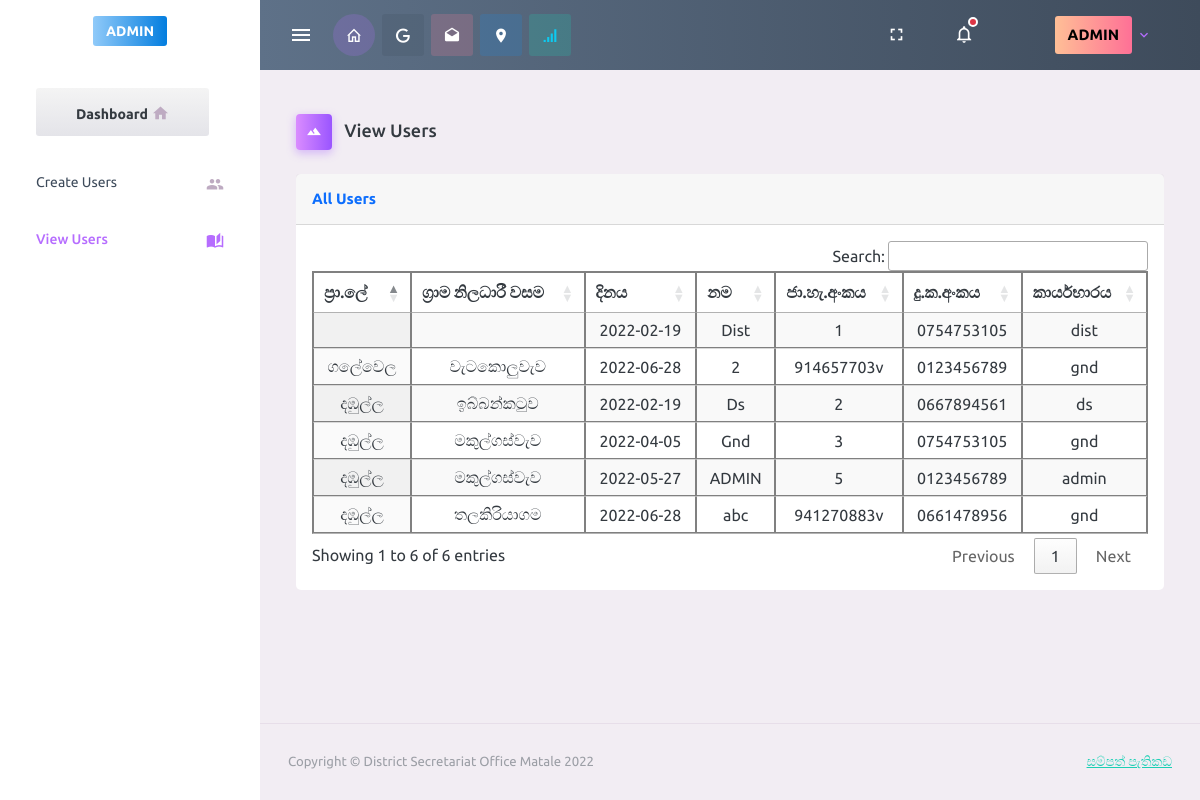
Screenshot of /sampath_pethikada/user/admin/view.php (signed in) with the database file from the repository.
### tables this page shows
CREATE TABLE `users` (
  `id` int(11) NOT NULL,
  `uname` varchar(255) DEFAULT NULL,
  `password` varchar(300) DEFAULT NULL,
  `contact` varchar(11) DEFAULT NULL,
  `role` varchar(50) NOT NULL,
  `uploaded_on` date DEFAULT NULL,
  `nic` varchar(20) DEFAULT NULL,
  `gnd` varchar(500) NOT NULL,
  `ds` varchar(500) NOT NULL,
  `designation` varchar(100) NOT NULL
);

CREATE TABLE `divsec` (
  `indexno` int(3) NOT NULL,
  `divno` int(2) DEFAULT NULL,
  `divna` varchar(31) DEFAULT NULL,
  `district` varchar(12) DEFAULT NULL
);

CREATE TABLE `matale` (
  `gncode` int(3) NOT NULL,
  `gnname` varchar(25) DEFAULT NULL,
  `divsec` int(2) DEFAULT NULL
);

### sampath_pethikada/user/admin/view.php (the view, shortened to what this page needs)
<?php
require_once('../../include/config.php');
?>
<!DOCTYPE html>
<html lang="en">
  <head>
    <link rel="stylesheet" href="../../assets/vendors/mdi/css/materialdesignicons.min.css">
    <link rel="stylesheet" href="../../assets/vendors/css/vendor.bundle.base.css">
    <link rel="stylesheet" href="../../assets/css/style.css">
    <link rel="stylesheet" type="text/css" href="http://cdn.datatables.net/plug-ins/3cfcc339e89/integration/bootstrap/3/dataTables.bootstrap.css">
    <link rel="stylesheet" href="https://cdn.datatables.net/1.10.23/css/jquery.dataTables.min.css">
    <link rel="stylesheet" href="https://cdn.datatables.net/buttons/1.6.5/css/buttons.dataTables.min.css">
  </head>
  <body>
    <div class="container-scroller">
      <?php include 'include/navbar.php'; ?>
      <div class="container-fluid page-body-wrapper">
      <?php include 'include/sidebar.php' ?>
        <div class="main-panel">
          <div class="content-wrapper">
            <div class="page-header">
              <h3 class="page-title">
                <span class="page-title-icon bg-gradient-primary text-white me-2">
                  <i class="mdi mdi-image-filter-hdr"></i>
                </span> View Users
              </h3>
                </div>
<div class="col-lg-12">
              <div class="card mb-4">
                <div class="card-header py-3 d-flex flex-row align-items-center justify-content-between ">
                  <h6 class="m-0 font-weight-bold text-primary">All Users</h6>
                </div>
                <div class="table-responsive p-3">
            <table id="example" class="display">
              <thead>
                <tr>
                  <th>ප්‍රා.ලේ</th>
                  <th>ග්‍රාම නිලධාරී වසම</th>
                  <th>දිනය</th>
                  <th>නම</th>
                  <th>ජා.හැ.අංකය</th>
                  <th>දු.ක.අංකය</th>
                  <th>කාර්යභාරය</th>
                </tr>
              </thead>
              <tbody>
<?php
  $q3 =$conn->query("SELECT * from users");
  if($q3 !== false && $q3->num_rows > 0){
  while($row=$q3->fetch_assoc()){
    $uname=$row['uname'];
    $nic=$row['nic'];
    $contact=$row['contact'];
    $role=$row['role'];
    $uploaded_on=$row['uploaded_on'];
    $gnd=$row['gnd'];
    $ds=$row['ds'];
    $qq =$conn->query("SELECT * from matale WHERE gncode='$gnd'");
    if($qq !== false && $qq->num_rows > 0){
    while($row=$qq->fetch_assoc()){
      $gnname=$row['gnname'];
    }
}
    $qqq =$conn->query("SELECT * from divsec WHERE divno='$ds'");
    if($qqq !== false && $qqq->num_rows > 0){
    while($row=$qqq->fetch_assoc()){
      $divna=$row['divna'];
    }
}
?>
                <tr>
                <td><?php echo $divna; ?></td>
                <td><?php echo $gnname; ?></td>
                <td><?php echo $uploaded_on; ?></td>
                <td><?php echo $uname; ?></td>
                <td><?php echo $nic; ?></td>
		            <td><?php echo $contact; ?></td>
                    <td><?php echo $role; ?></td>
                </tr>
                <?php }} ?>
                </tbody>
                </table>
                </div>
              </div>
            </div>
          </div>
          <?php include '../../include/footer.php'; ?>
        </div>
      </div>
    </div>
  </body>
</html>

### sampath_pethikada/user/admin/include/navbar.php (shortened to what this page needs)
<?php
require_once('../../include/config.php');
$id =  $_SESSION["id"] ;
$q = $conn->query("SELECT * from users WHERE id = $id");
if($q !== false && $q->num_rows > 0){
while($row=$q->fetch_assoc()){
$name=$row['uname'];
}
}
?>
<nav class="navbar default-layout-navbar col-lg-12 col-12 p-0 fixed-top d-flex flex-row navbar-dark bg-secondary">
  <div class="text-center navbar-brand-wrapper d-flex align-items-center justify-content-center">
  <h4 class="btn btn-sm btn-gradient-info">ADMIN</h4>
  </div>
  <div class="navbar-menu-wrapper d-flex align-items-stretch">
    <button class="navbar-toggler navbar-toggler align-self-center" type="button" data-toggle="minimize">
      <span class="mdi mdi-menu"></span>
    </button>
    <div class="search-field d-none d-md-block">
      <form class="d-flex align-items-center h-100" action="#">
      <div class="input-group">
          <div class="input-group-prepend bg-transparent">
            <button type="button" class="btn btn-inverse-primary btn-rounded btn-icon" onClick="parent.location='index.php'">
                            <i class="mdi mdi-home-outline"></i>
                          </button>
          </div>
          <div class="input-group-prepend bg-transparent">
          <button type="button" class="btn btn-inverse-dark btn-icon"  onClick="window.open('https://www.google.com/', '_blank')" >
                            <i class="mdi mdi-google"></i>
                          </button>
          </div>
          <div class="input-group-prepend bg-transparent">
          <button type="button" class="btn btn-inverse-danger btn-icon" onClick="window.open('https://www.google.com/gmail/', '_blank')" >
                            <i class="mdi mdi-email-open"></i>
                          </button>
          </div>
          <div class="input-group-prepend bg-transparent">
          <button type="button" class="btn btn-inverse-info btn-icon" onClick="window.open('https://www.google.com/maps/', '_blank')">
                            <i class="mdi mdi-map-marker"></i>
                          </button>
          </div>
          <div class="input-group-prepend bg-transparent">
          <button type="button" class="btn btn-inverse-success btn-icon" onClick="window.open('https://www.speedtest.net/', '_blank')" >
                            <i class="mdi mdi-signal text-info"></i>
                          </button>
          </div>
        </div>
      </form>
    </div>
    <ul class="navbar-nav navbar-nav-right">
      <li class="nav-item d-none d-lg-block full-screen-link">
        <a class="nav-link">
          <i class="mdi mdi-fullscreen" id="fullscreen-button"></i>
        </a>
      </li>
      <li class="nav-item dropdown">
        <a class="nav-link count-indicator dropdown-toggle" id="notificationDropdown" href="#" data-bs-toggle="dropdown">
          <i class="mdi mdi-bell-outline"></i>
          <span class="count-symbol bg-danger"></span>
        </a>
      </li>
      <li class="nav-item nav-profile dropdown">
        <a class="nav-link dropdown-toggle" id="profileDropdown" href="#" data-bs-toggle="dropdown" aria-expanded="false">
          <div class="nav-profile-img">
          </div>
          <div class="btn btn-sm btn-gradient-danger">
            <p class="mb-0 text-black"> <?php echo $name; ?></p>
          </div>
        </a>
      </li>
    </ul>
  </div>
</nav>

### sampath_pethikada/user/admin/include/sidebar.php
<nav class="sidebar sidebar-offcanvas" id="sidebar">
  <ul class="nav">
  <li class="nav-item">
      <a class="nav-link" href="index.php">
      <div class="btn btn-md btn-gradient-light">
        <span class="menu-title">Dashboard</span>
        <i class="mdi mdi-home menu-icon"></i>
        </div>
      </a>
    </li>
    <li class="nav-item">
    <?php echo "<a class='nav-link' href='index.php'>
   <span class='menu-title'>Create Users</span>
   <i class='mdi mdi-account-multiple menu-icon'></i>
    </a>"; ?>
    </li>
    <li class="nav-item">
    <?php echo "<a class='nav-link' href='view.php'>
    <span class='menu-title'>View Users</span>
    <i class='mdi mdi-book-open-page-variant menu-icon'></i>
    </a>"; ?>
    </li>
  </ul>
</nav>

### sampath_pethikada/include/footer.php
<footer class="footer">
  <div class="container-fluid d-flex justify-content-between">
    <span class="text-muted d-block text-center text-sm-start d-sm-inline-block">Copyright © District Secretariat Office Matale 2022</span>
    <span class="float-none float-sm-end mt-1 mt-sm-0 text-end"> <a href="#">සම්පත් පැතිකඩ</a></span>
  </div>
</footer>

### sampath_pethikada/user/admin/view.php (style rules this page uses)
table { border-collapse: collapse; width: 100%; text-align: center; }
table, tr, td, th { border: 1px solid gray; }
th { vertical-align: top; }
td:empty:after { content: "\00a0"; }

### rows the page displays
users: uname "ADMIN", uploaded_on "2022-05-27", nic "5", contact "0123456789", role "admin"
users: uploaded_on "2022-02-19", uname "Dist", nic "1", contact "0754753105", role "dist"
users: divsec.divna "දඹුල්ල", matale.gnname "ඉබ්බන්කටුව", uploaded_on "2022-02-19", uname "Ds", nic "2", contact "0667894561", role "ds"
users: divsec.divna "දඹුල්ල", matale.gnname "මකුල්ගස්වැව", uploaded_on "2022-04-05", uname "Gnd", nic "3", contact "0754753105", role "gnd"
divsec: divna "දඹුල්ල"
matale: gnname "මකුල්ගස්වැව"
users: divsec.divna "දඹුල්ල", matale.gnname "තලකිරියාගම", uploaded_on "2022-06-28", uname "abc", nic "941270883v", contact "0661478956", role "gnd"
users: divsec.divna "ගලේවෙල", matale.gnname "වැටකොලුවැව", uploaded_on "2022-06-28", uname "2", nic "914657703v", contact "0123456789", role "gnd"
